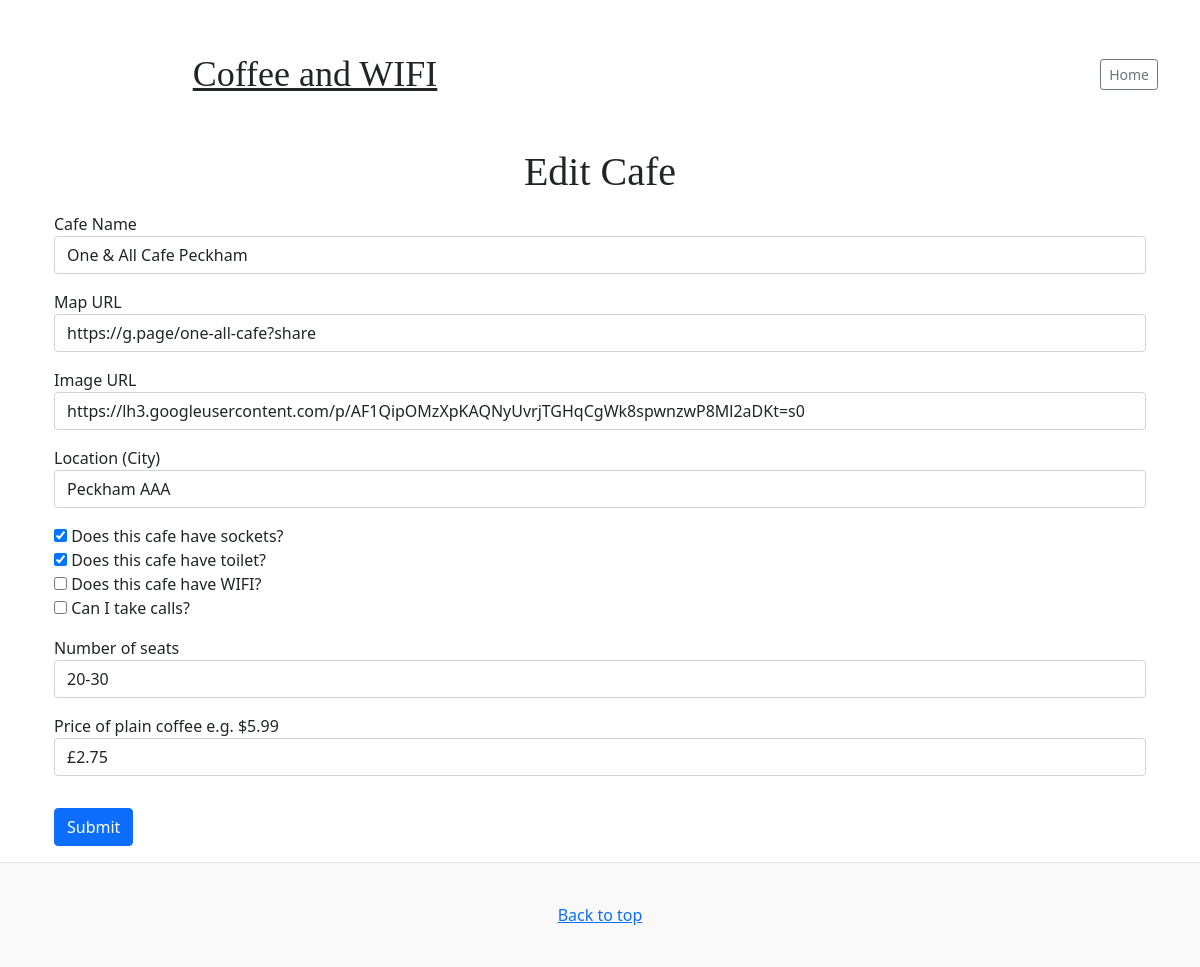
Page /edit-cafe/3 on the committed database.
### main.py (models this page shows, shortened)
class Cafe(db.Model):
    __tablename__ = "cafe"
    id = db.Column(db.Integer, primary_key=True)
    name = db.Column(db.String(100), unique=True, nullable=False)
    map_url = db.Column(db.String(250), nullable=False)
    img_url = db.Column(db.String(250), nullable=False)
    location = db.Column(db.String(250), nullable=False)
    has_sockets = db.Column(db.Boolean, nullable=False)
    has_toilet = db.Column(db.Boolean, nullable=False)
    has_wifi = db.Column(db.Boolean, nullable=False)
    can_take_calls = db.Column(db.Boolean, nullable=False)
    seats = db.Column(db.String(250), nullable=False)
    coffee_price = db.Column(db.String(250), nullable=True)

### main.py (the view, shortened to what this page needs)
@app.route('/edit-cafe/<int:cafe_id>', methods=["GET", "POST"])
def edit_cafe(cafe_id):
    cafe = Cafe.query.get(cafe_id)
    edit_form = CreateCafeForm(
        name=cafe.name,
        map_url=cafe.map_url,
        img_url=cafe.img_url,
        location=cafe.location,
        has_sockets=cafe.has_sockets,
        has_toilet=cafe.has_toilet,
        has_wifi=cafe.has_wifi,
        can_take_calls=cafe.can_take_calls,
        seats=cafe.seats,
        coffee_price=cafe.coffee_price
    )
    return render_template('edit-cafe.html', form=edit_form)

### forms.py
class CreateCafeForm(FlaskForm):
    name = StringField("Cafe Name", validators=[DataRequired()])
    map_url = StringField("Map URL", validators=[DataRequired(), URL()])
    img_url = StringField("Image URL", validators=[DataRequired(), URL()])
    location = StringField("Location (City)", validators=[DataRequired()])
    has_sockets = BooleanField("Does this cafe have sockets?")
    has_toilet = BooleanField("Does this cafe have toilet?")
    has_wifi = BooleanField("Does this cafe have WIFI?")
    can_take_calls = BooleanField("Can I take calls?")
    seat_choices =['1-10', '10-20','20-30','30-40','40-50','50+']
    seats = SelectField("Number of seats", choices=seat_choices)
    coffee_price = StringField("Price of plain coffee e.g. $5.99", validators=[DataRequired()])
    submit = SubmitField("Submit")

### templates/edit-cafe.html (shortened to what this page needs)
{% import "bootstrap/wtf.html" as wtf %}
<!doctype html>
<html lang="en">
<head>
  <link href="../static/css/bootstrap.min.css" rel="stylesheet">
  <link href="../static/styles.css" rel="stylesheet">
</head>
<body>
  <div class="container title-nav">
    <header class="blog-header py-3">
      <div class="row flex-nowrap justify-content-between align-items-center">
        <div class="col-6 text-center">
          <a class="blog-header-logo text-dark" href="#">Coffee and WIFI</a>
        </div>
        <div class="col-6 d-flex justify-content-end align-items-center">
          <a class="btn btn-sm btn-outline-secondary" href="{{ url_for('home') }}">Home</a>
        </div>
      </div>
    </header>
  </div>
  <div class="container">
    <h3 class="display-6 text-center">Edit Cafe</h3>
    <div class="container-fluid">
      {{ wtf.quick_form(form, novalidate=True, button_map={"submit": "primary", "edit":"warning"}) }}
    </div>
  </div>
  <footer class="blog-footer">
    <p>
      <a href="#">Back to top</a>
    </p>
  </footer>
</body>
</html>

### static/styles.css (style rules this page uses)
.blog-header { line-height: 1; }
.blog-header-logo { font-family: "Playfair Display", Georgia, "Times New Roman", serif ; font-size: 2.25rem; }
h1, h2, h3, h4, h5, h6 { font-family: "Playfair Display", Georgia, "Times New Roman", serif ; }
.title-nav { padding-top: 2.5rem; padding-bottom: 2.5rem; }
.blog-footer { padding: 2.5rem 0; color: #727272; text-align: center; background-color: #f9f9f9; border-top: .05rem solid #e5e5e5; }
.blog-footer p:last-child { margin-bottom: 0; }
#submit, .form-group { margin-top: 1rem; margin-bottom: 1rem; }

### rows in the picture
Cafe: name "One & All Cafe Peckham", map_url "https://g.page/one-all-cafe?share", img_url "https://lh3.googleusercontent.com/p/AF1QipOMzXpKAQNyUvrjTGHqCgWk8spwnzwP8Ml2aDKt=s0", location "Peckham AAA", has_sockets "☑", has_toilet "☑", seats "20-30", coffee_price "£2.75"
